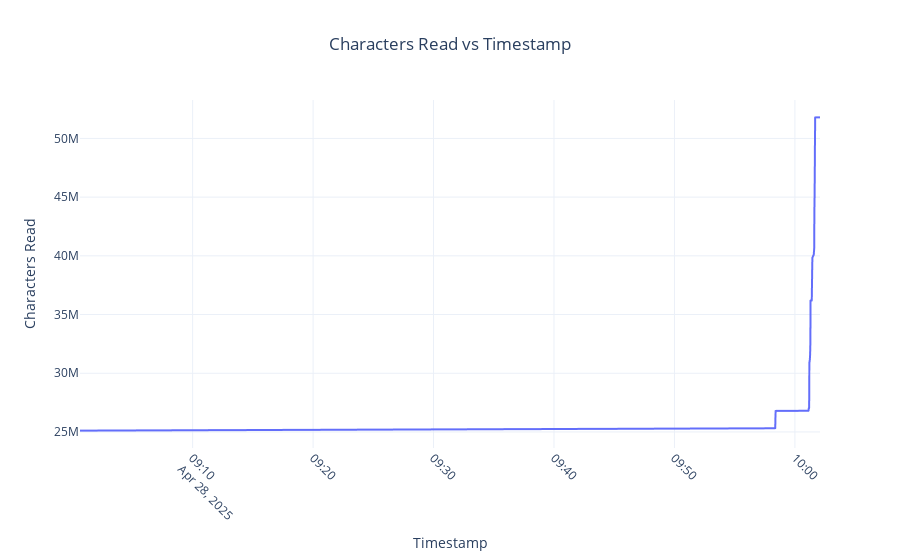

Notebook code cell kept with this figure:
### Code cell
visualize_io_data(io_df, ycolumn='rchar', yaxis_title='Characters Read', title='Characters Read vs Timestamp').show()

### Figure 1 — Plotly figure (JSON) as saved in the notebook; plotly's stock layout.template omitted (floating-point values rounded to 4 significant figures; data arrays with more than 128 entries replaced by an {"elided": "..."} marker saying what was removed)
{"data": [{"hovertemplate": "Timestamp=%{x}<br>rchar=%{y}<extra></extra>", "legendgroup": "", "line": {"color": "#636efa", "dash": "solid"}, "marker": {"symbol": "circle"}, "mode": "lines", "name": "", "showlegend": false, "type": "scattergl", "x": {"elided": "3639 str values"}, "xaxis": "x", "y": {"elided": "3639 int values"}, "yaxis": "y"}], "layout": {"legend": {"tracegroupgap": 0}, "title": {"text": "Characters Read vs Timestamp", "x": 0.5}, "xaxis": {"anchor": "y", "domain": [0, 1], "tickangle": 45, "title": {"text": "Timestamp"}}, "yaxis": {"anchor": "x", "domain": [0, 1], "title": {"text": "Characters Read"}}}}
